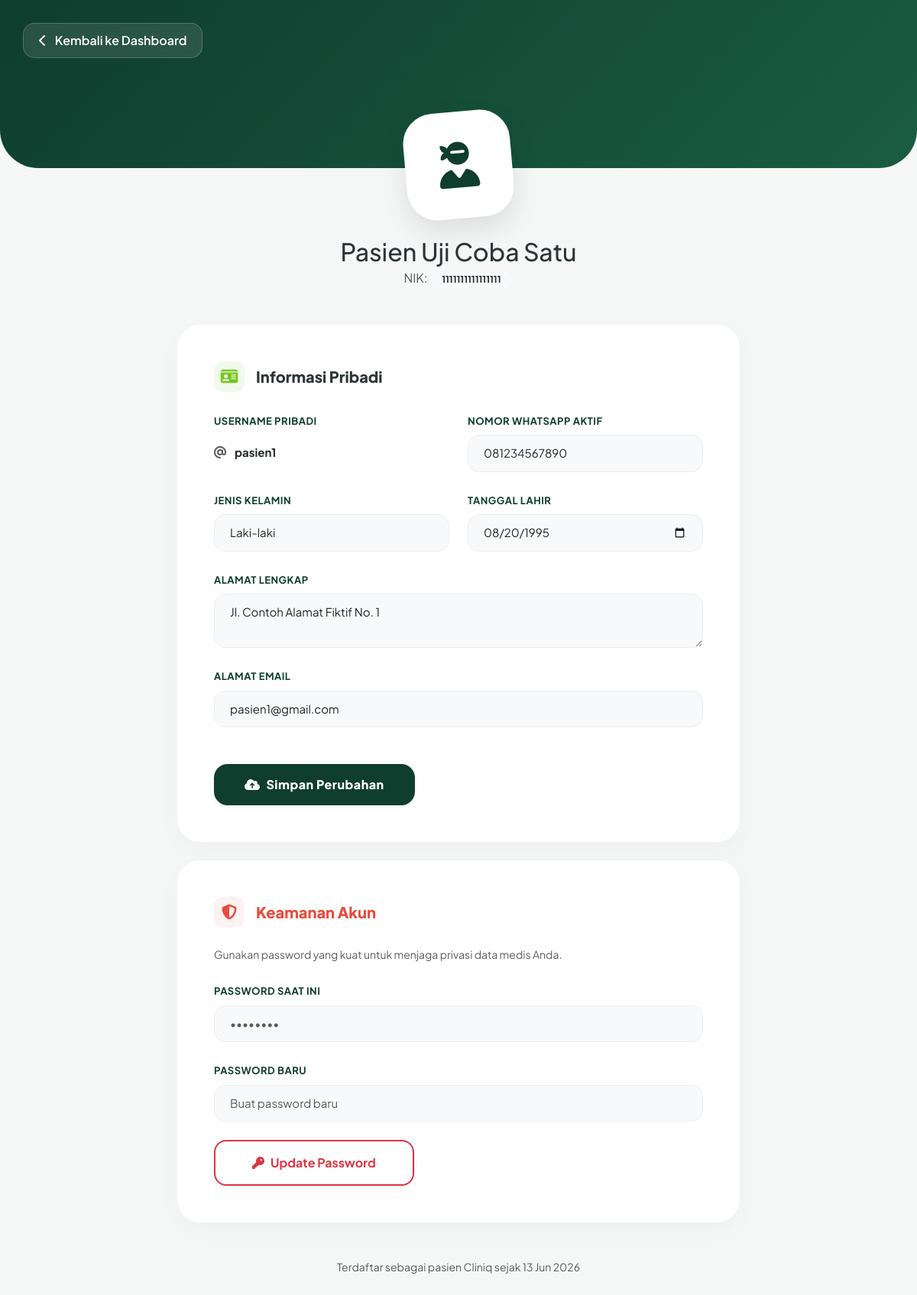
Screenshot of /pasien/profil.php (signed in) with the database file from the repository.
### tables this page shows
CREATE TABLE pasien (
  id_user INT NOT NULL,
  nik VARCHAR(20) PRIMARY KEY,
  nama_lengkap VARCHAR(100) NOT NULL,
  jenis_kelamin VARCHAR(20),
  tanggal_lahir DATE,
  alamat TEXT,
  no_hp VARCHAR(20),
  email VARCHAR(100),
  FOREIGN KEY (id_user) REFERENCES users(id_user) ON DELETE CASCADE
);

CREATE TABLE users (
  id_user INT AUTO_INCREMENT PRIMARY KEY,
  username VARCHAR(50) NOT NULL UNIQUE,
  email VARCHAR(100),
  password VARCHAR(255) NOT NULL,
  role ENUM('admin', 'dokter', 'pasien', 'staf') NOT NULL
);

### db.php (called while the page is built, shortened)
<?php
class DbConnection
{
    public function __construct($handle)
    {
        $this->handle = $handle;
    }
}
function db_connect_from_env(): ?DbConnection
{
    $host = getenv('DB_HOST') ?: getenv('MYSQLHOST') ?: "127.0.0.1";
    $user = getenv('DB_USER') ?: getenv('MYSQLUSER') ?: "root";
    $pass = getenv('DB_PASS') ?: getenv('MYSQLPASSWORD') ?: "";
    $db = getenv('DB_NAME') ?: getenv('MYSQLDATABASE') ?: "klinik_reservasi";
    $port = (int) (getenv('DB_PORT') ?: getenv('MYSQLPORT') ?: 3306);
    $handle = @mysqli_connect($host, $user, $pass, $db, $port);
    mysqli_set_charset($handle, 'utf8mb4');
    return new DbConnection($handle);
}
function db_query(?DbConnection $conn, string $query)
{
    $result = mysqli_query($conn->handle, $query);
    return $result;
}
function db_fetch_assoc($result): ?array
{
    if ($result instanceof mysqli_result) {
        $row = mysqli_fetch_assoc($result);
        return $row === null ? null : $row;
    }
    return null;
}

### koneksi.php (called while the page is built, shortened)
<?php
require_once __DIR__ . '/db.php';
$conn = db_connect_from_env();
?>

### pasien/profil.php (the view, shortened to what this page needs)
<?php
include '../koneksi.php';
$id_user = $_SESSION['id_user'];
$u = db_fetch_assoc(db_query($conn, "SELECT u.*, p.* FROM users u JOIN pasien p ON u.id_user = p.id_user WHERE u.id_user = '$id_user'"));
?>
<!DOCTYPE html>
<html lang="id">
<head>
    <link href="https://cdn.jsdelivr.net/npm/bootstrap@5.3.0/dist/css/bootstrap.min.css" rel="stylesheet">
    <link rel="stylesheet" href="https://cdnjs.cloudflare.com/ajax/libs/font-awesome/6.4.0/css/all.min.css">
</head>
<body>
    <div class="profile-header">
        <a href="index.php" class="btn-back"><i class="fas fa-chevron-left me-2"></i> Kembali ke Dashboard</a>
    </div>
    <div class="container text-center mb-5">
        <div class="avatar-container">
            <div class="avatar-box"><i class="fas fa-user-ninja"></i></div>
        </div>
        <h2 class="fw-800 mt-4 mb-1"><?php echo htmlspecialchars($u['nama_lengkap']); ?></h2>
        <p class="text-muted fw-500">NIK: <span class="badge bg-light text-dark px-3 rounded-pill"><?php echo htmlspecialchars($u['nik']); ?></span></p>
    </div>
    <div class="container mb-5">
        <div class="row justify-content-center">
            <div class="col-lg-8">
                <div class="card-profile p-5 mb-4">
                    <h5 class="section-title"><i class="fas fa-id-card"></i> Informasi Pribadi</h5>
                    <form action="update_profil.php" method="POST">
                        <div class="row">
                            <div class="col-md-6 mb-4">
                                <label class="form-label">Username Pribadi</label>
                                <div class="input-group">
                                    <span class="input-group-text border-0 bg-white ps-0"><i class="fas fa-at text-muted"></i></span>
                                    <input type="text" class="form-control border-0 ps-0 fw-bold" value="<?php echo htmlspecialchars($u['username']); ?>" readonly style="background: transparent;">
                                </div>
                            </div>
                            <div class="col-md-6 mb-4">
                                <label class="form-label">Nomor WhatsApp Aktif</label>
                                <input type="text" name="no_hp" class="form-control" value="<?php echo htmlspecialchars($u['no_hp']); ?>" required>
                            </div>
                            <div class="col-md-6 mb-4">
                                <label class="form-label">Jenis Kelamin</label>
                                <select name="jenis_kelamin" class="form-control" required>
                                    <option value="L" <?php echo ($u['jenis_kelamin'] == 'L') ? 'selected' : ''; ?>>Laki-laki</option>
                                </select>
                            </div>
                            <div class="col-md-6 mb-4">
                                <label class="form-label">Tanggal Lahir</label>
                                <input type="date" name="tanggal_lahir" class="form-control" value="<?php echo htmlspecialchars($u['tanggal_lahir']); ?>" required>
                            </div>
                            <div class="col-12 mb-4">
                                <label class="form-label">Alamat Lengkap</label>
                                <textarea name="alamat" class="form-control" rows="2" required><?php echo htmlspecialchars($u['alamat']); ?></textarea>
                            </div>
                            <div class="col-12 mb-5">
                                <label class="form-label">Alamat Email</label>
                                <input type="email" name="email" class="form-control" value="<?php echo htmlspecialchars($u['email']); ?>" required>
                            </div>
                        </div>
                        <button type="submit" class="btn btn-save shadow-sm">
                            <i class="fas fa-cloud-upload-alt me-2"></i>Simpan Perubahan
                        </button>
                    </form>
                </div>
                <div class="card-profile p-5">
                    <h5 class="section-title" style="color: #e74c3c;"><i class="fas fa-shield-alt" style="background: #fdf2f2; color: #e74c3c;"></i>Keamanan Akun</h5>
                    <p class="text-muted small mb-4">Gunakan password yang kuat untuk menjaga privasi data medis Anda.</p>
                    <form action="update_password.php" method="POST">
                        <div class="mb-4">
                            <label class="form-label">Password Saat Ini</label>
                            <input type="password" name="old_pass" class="form-control" placeholder="••••••••" required>
                        </div>
                        <div class="mb-4">
                            <label class="form-label">Password Baru</label>
                            <input type="password" name="new_pass" class="form-control" placeholder="Buat password baru" required>
                        </div>
                        <button type="submit" class="btn btn-outline-danger px-5 py-3 rounded-4 fw-bold shadow-sm" style="border-width: 2px;">
                            <i class="fas fa-key me-2"></i>Update Password
                        </button>
                    </form>
                </div>
                <div class="text-center mt-5">
                    <p class="text-muted small">Terdaftar sebagai pasien Cliniq sejak <?php echo date('d M Y', strtotime($u['created_at'] ?? 'now')); ?></p>
                </div>
            </div>
        </div>
    </div>
</body>
</html>

### pasien/profil.php (style rules this page uses)
:root { --primary-green: #0f3d2e; --accent-green: #76c720; --bg-light: #f4f7f6; }
body { background: var(--bg-light); font-family: 'Plus Jakarta Sans', sans-serif; color: #2d3436; }
.profile-header { background: linear-gradient(135deg, var(--primary-green) 0%, #1a5c43 100%); height: 220px; position: relative; border-radius: 0 0 50px 50px; }
.btn-back { position: absolute; top: 30px; left: 30px; color: white; background: rgba(255,255,255,0.1); backdrop-filter: blur(5px); padding: 10px 20px; border-radius: 15px; text-decoration: none; font-weight: 600; transition: 0.3s; border: 1px solid rgba(255,255,255,0.2); }
.avatar-container { position: relative; margin-top: -80px; display: inline-block; }
.avatar-box { width: 140px; height: 140px; background: white; border-radius: 40px; display: flex; align-items: center; justify-content: center; font-size: 60px; color: var(--primary-green); box-shadow: 0 15px 35px rgba(0,0,0,0.1); border: 6px solid white; transform: rotate(-5deg); transition: 0.3s; }
.card-profile { border: none; border-radius: 30px; background: white; box-shadow: 0 10px 30px rgba(0,0,0,0.03); transition: 0.3s; }
.form-label { font-weight: 700; font-size: 13px; color: var(--primary-green); text-transform: uppercase; letter-spacing: 0.5px; margin-bottom: 8px; }
.form-control { border-radius: 15px; padding: 12px 20px; background: #f8f9fa; border: 1px solid #eee; font-size: 15px; transition: 0.3s; }
.btn-save { background: var(--primary-green); color: white; border: none; padding: 15px 40px; border-radius: 18px; font-weight: 800; letter-spacing: 0.5px; transition: 0.3s; }
.section-title { font-weight: 800; font-size: 20px; margin-bottom: 25px; display: flex; align-items: center; }
.section-title i { width: 40px; height: 40px; background: #f0f9eb; color: var(--accent-green); border-radius: 12px; display: flex; align-items: center; justify-content: center; margin-right: 15px; }

### rows the page displays
pasien: nama_lengkap "Pasien Uji Coba Satu", nik "1111111111111111", id_user.username "pasien1", no_hp "081234567890", tanggal_lahir "08/20/1995", alamat "Jl. Contoh Alamat Fiktif No. 1", email "pasien1@gmail.com"

### other values shown
date('d M Y', strtotime($u['created_at'] ?? 'now')) "13 Jun 2026"
